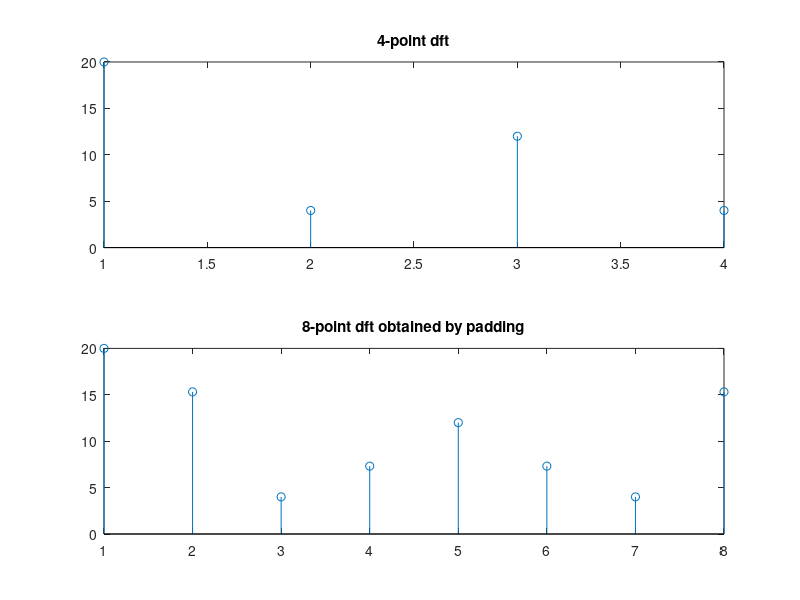

Write the MATLAB code that produced this figure.
clc
clear
fs = 4; % fs = N
ts = 1/fs;
k = 0:fs-1;

x = 5 + 2*cos(2*pi*ts*k-pi/2) + 3*cos(4*pi*ts*k); % function for x
y4 = abs(fft(x)); % absolute value for fft of x
subplot(2,1,1)
stem(y4)
title("4-point dft")

xp = [x, zeros(1, 4)]; % Adding 4 zeros to the end of x
y_pad = abs(fft(xp)); % absolute value for fft of z

subplot(2, 1, 2)
stem(y_pad)
title("8-point dft obtained by padding")
